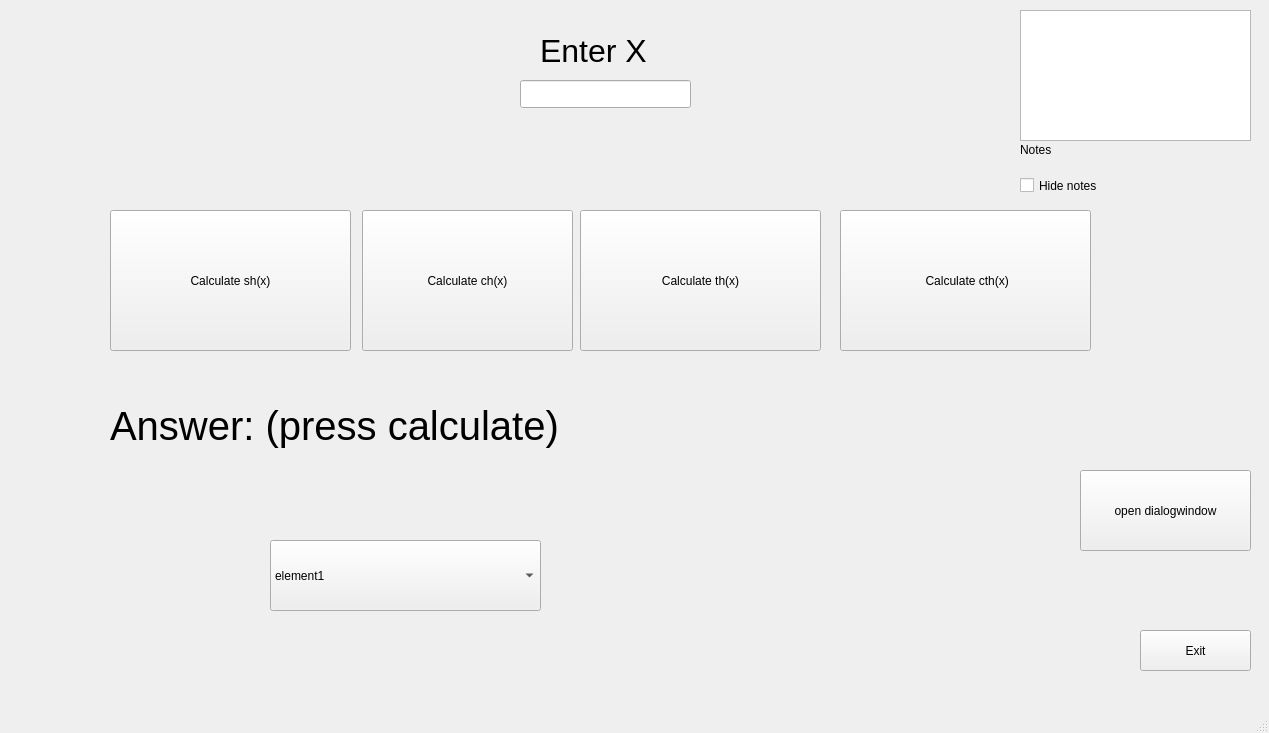
<?xml version="1.0" encoding="UTF-8"?>
<ui version="4.0">
 <class>MainWindow</class>
 <widget class="QMainWindow" name="MainWindow">
  <property name="geometry">
   <rect>
    <x>0</x>
    <y>0</y>
    <width>1269</width>
    <height>733</height>
   </rect>
  </property>
  <property name="windowTitle">
   <string>MainWindow</string>
  </property>
  <widget class="QWidget" name="centralwidget">
   <widget class="QPushButton" name="exitButton">
    <property name="geometry">
     <rect>
      <x>1140</x>
      <y>630</y>
      <width>111</width>
      <height>41</height>
     </rect>
    </property>
    <property name="text">
     <string>Exit</string>
    </property>
   </widget>
   <widget class="QPushButton" name="calculateButton">
    <property name="geometry">
     <rect>
      <x>110</x>
      <y>210</y>
      <width>241</width>
      <height>141</height>
     </rect>
    </property>
    <property name="text">
     <string>Calculate sh(x)</string>
    </property>
   </widget>
   <widget class="QLabel" name="label">
    <property name="geometry">
     <rect>
      <x>110</x>
      <y>350</y>
      <width>661</width>
      <height>151</height>
     </rect>
    </property>
    <property name="font">
     <font>
      <pointsize>30</pointsize>
     </font>
    </property>
    <property name="text">
     <string>Answer: (press calculate)</string>
    </property>
   </widget>
   <widget class="QLabel" name="label_2">
    <property name="geometry">
     <rect>
      <x>540</x>
      <y>20</y>
      <width>201</width>
      <height>61</height>
     </rect>
    </property>
    <property name="font">
     <font>
      <pointsize>24</pointsize>
     </font>
    </property>
    <property name="text">
     <string>Enter X</string>
    </property>
   </widget>
   <widget class="QPushButton" name="calculateButton_2">
    <property name="geometry">
     <rect>
      <x>362</x>
      <y>210</y>
      <width>211</width>
      <height>141</height>
     </rect>
    </property>
    <property name="text">
     <string>Calculate ch(x)</string>
    </property>
   </widget>
   <widget class="QPushButton" name="calculateButton_3">
    <property name="geometry">
     <rect>
      <x>580</x>
      <y>210</y>
      <width>241</width>
      <height>141</height>
     </rect>
    </property>
    <property name="text">
     <string>Calculate th(x)</string>
    </property>
   </widget>
   <widget class="QPushButton" name="calculateButton_4">
    <property name="geometry">
     <rect>
      <x>840</x>
      <y>210</y>
      <width>251</width>
      <height>141</height>
     </rect>
    </property>
    <property name="text">
     <string> Calculate cth(x)</string>
    </property>
   </widget>
   <widget class="QCheckBox" name="checkBox">
    <property name="geometry">
     <rect>
      <x>1020</x>
      <y>160</y>
      <width>221</width>
      <height>51</height>
     </rect>
    </property>
    <property name="text">
     <string>Hide notes</string>
    </property>
   </widget>
   <widget class="QTextEdit" name="textEdit">
    <property name="geometry">
     <rect>
      <x>1020</x>
      <y>10</y>
      <width>231</width>
      <height>131</height>
     </rect>
    </property>
   </widget>
   <widget class="QPushButton" name="showdialog">
    <property name="geometry">
     <rect>
      <x>1080</x>
      <y>470</y>
      <width>171</width>
      <height>81</height>
     </rect>
    </property>
    <property name="text">
     <string>open dialogwindow</string>
    </property>
   </widget>
   <widget class="QLineEdit" name="lineEdit">
    <property name="geometry">
     <rect>
      <x>520</x>
      <y>80</y>
      <width>171</width>
      <height>28</height>
     </rect>
    </property>
   </widget>
   <widget class="QLabel" name="label_3">
    <property name="geometry">
     <rect>
      <x>1020</x>
      <y>140</y>
      <width>61</width>
      <height>20</height>
     </rect>
    </property>
    <property name="text">
     <string>Notes</string>
    </property>
   </widget>
   <widget class="QComboBox" name="comboBox">
    <property name="geometry">
     <rect>
      <x>270</x>
      <y>540</y>
      <width>271</width>
      <height>71</height>
     </rect>
    </property>
    <item>
     <property name="text">
      <string>element1</string>
     </property>
    </item>
    <item>
     <property name="text">
      <string>element2</string>
     </property>
    </item>
    <item>
     <property name="text">
      <string>element3</string>
     </property>
    </item>
    <item>
     <property name="text">
      <string>element4</string>
     </property>
    </item>
   </widget>
  </widget>
  <widget class="QMenuBar" name="menubar">
   <property name="geometry">
    <rect>
     <x>0</x>
     <y>0</y>
     <width>1269</width>
     <height>25</height>
    </rect>
   </property>
  </widget>
  <widget class="QStatusBar" name="statusbar"/>
 </widget>
 <resources/>
 <connections>
  <connection>
   <sender>exitButton</sender>
   <signal>clicked()</signal>
   <receiver>MainWindow</receiver>
   <slot>close()</slot>
   <hints>
    <hint type="sourcelabel">
     <x>1227</x>
     <y>665</y>
    </hint>
    <hint type="destinationlabel">
     <x>1258</x>
     <y>633</y>
    </hint>
   </hints>
  </connection>
 </connections>
</ui>
